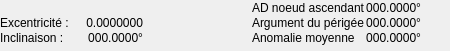
           <widget class="QFrame" name="frameKeplerien">
            <property name="geometry">
             <rect>
              <x>229</x>
              <y>103</y>
              <width>450</width>
              <height>51</height>
             </rect>
            </property>
            <property name="font">
             <font/>
            </property>
            <property name="frameShape">
             <enum>QFrame::NoFrame</enum>
            </property>
            <property name="frameShadow">
             <enum>QFrame::Plain</enum>
            </property>
            <widget class="QLabel" name="lbl_ADNoeudAscendant">
             <property name="geometry">
              <rect>
               <x>252</x>
               <y>0</y>
               <width>115</width>
               <height>16</height>
              </rect>
             </property>
             <property name="font">
              <font/>
             </property>
             <property name="text">
              <string>AD noeud ascendant :</string>
             </property>
            </widget>
            <widget class="QLabel" name="lbl_inclinaison">
             <property name="geometry">
              <rect>
               <x>0</x>
               <y>30</y>
               <width>70</width>
               <height>16</height>
              </rect>
             </property>
             <property name="font">
              <font/>
             </property>
             <property name="text">
              <string>Inclinaison :</string>
             </property>
            </widget>
            <widget class="QLabel" name="inclinaison">
             <property name="geometry">
              <rect>
               <x>82</x>
               <y>30</y>
               <width>61</width>
               <height>16</height>
              </rect>
             </property>
             <property name="font">
              <font/>
             </property>
             <property name="text">
              <string>000.0000°</string>
             </property>
             <property name="alignment">
              <set>Qt::AlignRight|Qt::AlignTrailing|Qt::AlignVCenter</set>
             </property>
            </widget>
            <widget class="QLabel" name="ADNoeudAscendant">
             <property name="geometry">
              <rect>
               <x>366</x>
               <y>0</y>
               <width>55</width>
               <height>16</height>
              </rect>
             </property>
             <property name="font">
              <font/>
             </property>
             <property name="text">
              <string>000.0000°</string>
             </property>
             <property name="alignment">
              <set>Qt::AlignRight|Qt::AlignTrailing|Qt::AlignVCenter</set>
             </property>
            </widget>
            <widget class="QLabel" name="lbl_anomalieMoyenne">
             <property name="geometry">
              <rect>
               <x>252</x>
               <y>30</y>
               <width>106</width>
               <height>16</height>
              </rect>
             </property>
             <property name="font">
              <font/>
             </property>
             <property name="text">
              <string>Anomalie moyenne :</string>
             </property>
            </widget>
            <widget class="QLabel" name="anomalieMoyenne">
             <property name="geometry">
              <rect>
               <x>366</x>
               <y>30</y>
               <width>55</width>
               <height>16</height>
              </rect>
             </property>
             <property name="font">
              <font/>
             </property>
             <property name="text">
              <string>000.0000°</string>
             </property>
             <property name="alignment">
              <set>Qt::AlignRight|Qt::AlignTrailing|Qt::AlignVCenter</set>
             </property>
            </widget>
            <widget class="QLabel" name="lbl_argumentPerigee">
             <property name="geometry">
              <rect>
               <x>252</x>
               <y>15</y>
               <width>115</width>
               <height>16</height>
              </rect>
             </property>
             <property name="font">
              <font/>
             </property>
             <property name="text">
              <string>Argument du périgée :</string>
             </property>
            </widget>
            <widget class="QLabel" name="excentricite">
             <property name="geometry">
              <rect>
               <x>82</x>
               <y>15</y>
               <width>61</width>
               <height>16</height>
              </rect>
             </property>
             <property name="font">
              <font/>
             </property>
             <property name="text">
              <string>0.0000000</string>
             </property>
             <property name="alignment">
              <set>Qt::AlignRight|Qt::AlignTrailing|Qt::AlignVCenter</set>
             </property>
            </widget>
            <widget class="QLabel" name="lbl_excentricite">
             <property name="geometry">
              <rect>
               <x>0</x>
               <y>15</y>
               <width>82</width>
               <height>16</height>
              </rect>
             </property>
             <property name="font">
              <font/>
             </property>
             <property name="text">
              <string>Excentricité :</string>
             </property>
            </widget>
            <widget class="QLabel" name="argumentPerigee">
             <property name="geometry">
              <rect>
               <x>366</x>
               <y>15</y>
               <width>55</width>
               <height>16</height>
              </rect>
             </property>
             <property name="font">
              <font/>
             </property>
             <property name="text">
              <string>000.0000°</string>
             </property>
             <property name="alignment">
              <set>Qt::AlignRight|Qt::AlignTrailing|Qt::AlignVCenter</set>
             </property>
            </widget>
           </widget>
